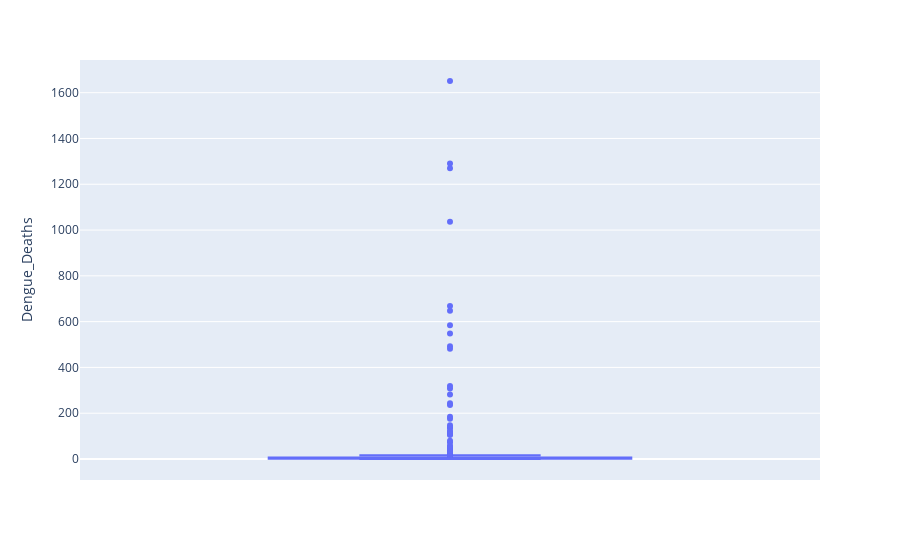

The code cell stored with this chart in its notebook:
### Code cell
#checking for outliers for dengue deaths
fig = px.box(cases_df, y="Dengue_Deaths")
fig.show()

### Figure 1 — Plotly figure (JSON) as saved in the notebook; plotly's stock layout.template omitted (floating-point values rounded to 4 significant figures; data arrays with more than 128 entries replaced by an {"elided": "..."} marker saying what was removed)
{"data": [{"alignmentgroup": "True", "hovertemplate": "Dengue_Deaths=%{y}<extra></extra>", "legendgroup": "", "marker": {"color": "#636efa"}, "name": "", "notched": false, "offsetgroup": "", "orientation": "v", "showlegend": false, "type": "box", "x0": " ", "xaxis": "x", "y": {"elided": "1020 int values"}, "y0": " ", "yaxis": "y"}], "layout": {"boxmode": "group", "legend": {"tracegroupgap": 0}, "margin": {"t": 60}, "xaxis": {"anchor": "y", "domain": [0, 1]}, "yaxis": {"anchor": "x", "domain": [0, 1], "title": {"text": "Dengue_Deaths"}}}}
